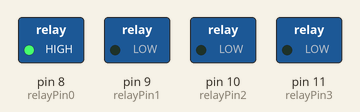
Recording of a sketch running on a simulated Arduino Uno, built with avr-gcc and run on an emulated ATmega328P. Parts: switched loads named in the sketch (green lamp = pin HIGH).

Above: at 0.2 s.
At 1.2 s:
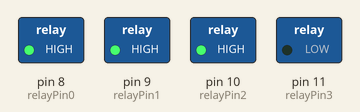
At 1.7 s:
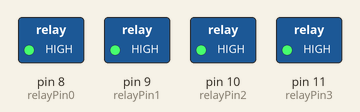
At 2.2 s:
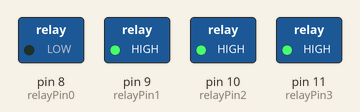
At 3.2 s:
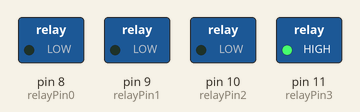
At 4.7 s:
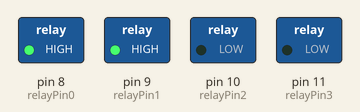
Timing chart, 0 to 5.2 s (numbered marks = the images above):
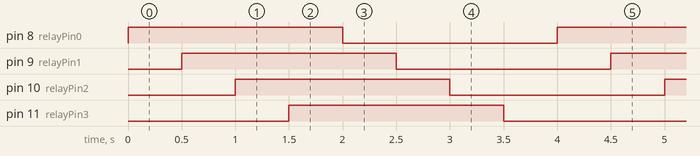

The sketch:

four-relay-module.ino
```cpp
// Mendefinisikan library yang diperlukan
#include <SoftwareSerial.h>
#include <stdlib.h>

unsigned char check_connection = 0; // variabel yang digunakan untuk memeriksa status koneksi WiFi
unsigned char times_check = 0;      // variabel counter yang digunakan untuk menentukan apakah koneksi akan dilakukan kembali

/*
 * Susunan parameternya yakni RX, TX mengikuti RX, TX di modul ESP8266
 */
SoftwareSerial ESP8266(2, 3);

// Definisikan pin yang terhubung ke relay
const int relayPin0 = 8;
const int relayPin1 = 9;
const int relayPin2 = 10;
const int relayPin3 = 11;

void setup()
{
  // Set pin sebagai output
  pinMode(relayPin0, OUTPUT);
  pinMode(relayPin1, OUTPUT);
  pinMode(relayPin2, OUTPUT);
  pinMode(relayPin3, OUTPUT);

  // Relay dimatikan secara default saat Arduino pertama kali dijalankan
  digitalWrite(relayPin0, LOW);
  digitalWrite(relayPin1, LOW);
  digitalWrite(relayPin2, LOW);
  digitalWrite(relayPin3, LOW);
}

void loop()
{
  // Aktifkan relay
  digitalWrite(relayPin0, HIGH);
  delay(500); // Tunda selama 1 detik

  digitalWrite(relayPin1, HIGH);
  delay(500); // Tunda selama 1 detik

  digitalWrite(relayPin2, HIGH);
  delay(500); // Tunda selama 1 detik

  digitalWrite(relayPin3, HIGH);
  delay(500); // Tunda selama 1 detik

  // Matikan relay
  digitalWrite(relayPin0, LOW);
  delay(500); // Tunda selama 1 detik

  // Matikan relay
  digitalWrite(relayPin1, LOW);
  delay(500); // Tunda selama 1 detik

  // Matikan relay
  digitalWrite(relayPin2, LOW);
  delay(500); // Tunda selama 1 detik

  // Matikan relay
  digitalWrite(relayPin3, LOW);
  delay(500); // Tunda selama 1 detik
}
```

Measured:
- by itself, pin 8 (relayPin0), pin 9 (relayPin1), pin 10 (relayPin2), pin 11 (relayPin3): alternates HIGH for 2.0 s and LOW for 2.0 s
- by itself, everything shown: repeats every 4.0 s, in 8 steps
